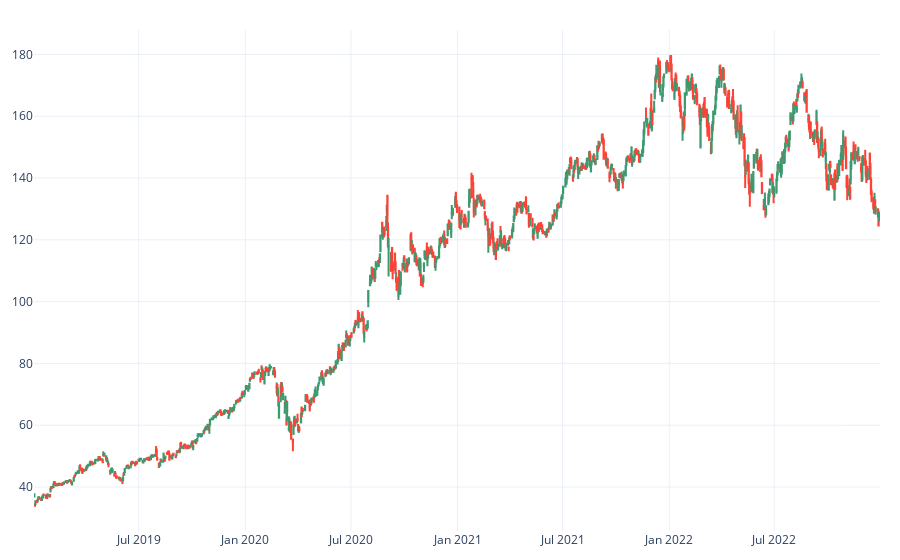

Notebook source saved alongside this figure:
### Code cell
fig = go.Figure(data=[go.Candlestick(x=data['Date'],
                open=data['Open'], high=data['High'],
                low=data['Low'], close=data['Close'])])
fig.update_layout(
    xaxis_rangeslider_visible=False,
    margin=dict(l=20, r=20, t=30, b=20)  # l=left, r=right, t=top, b=bottom
)
fig.show()

### Figure 1 — Plotly figure (JSON) as saved in the notebook; plotly's stock layout.template omitted (floating-point values rounded to 4 significant figures; data arrays with more than 128 entries replaced by an {"elided": "..."} marker saying what was removed)
{"data": [{"close": {"elided": "1008 float values"}, "high": {"elided": "1008 float values"}, "low": {"elided": "1008 float values"}, "open": {"elided": "1008 float values"}, "type": "candlestick", "x": {"elided": "1008 str values"}}], "layout": {"margin": {"b": 20, "l": 20, "r": 20, "t": 30}, "xaxis": {"rangeslider": {"visible": false}}}}
